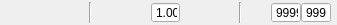
<?xml version="1.0" encoding="UTF-8"?>
<ui version="4.0">
 <class>AnimationControlWindow</class>
 <widget class="QWidget" name="AnimationControlWindow">
  <property name="geometry">
   <rect>
    <x>0</x>
    <y>0</y>
    <width>337</width>
    <height>25</height>
   </rect>
  </property>
  <property name="windowTitle">
   <string>动画控制</string>
  </property>
  <property name="windowIcon">
   <iconset resource="orion2.qrc">
    <normaloff>:/images/unique32.png</normaloff>:/images/unique32.png</iconset>
  </property>
  <widget class="QWidget" name="layoutWidget">
   <property name="geometry">
    <rect>
     <x>0</x>
     <y>2</y>
     <width>331</width>
     <height>21</height>
    </rect>
   </property>
   <layout class="QHBoxLayout" name="horizontalLayout">
    <property name="spacing">
     <number>0</number>
    </property>
    <item>
     <widget class="QPushButton" name="playpushButton">
      <property name="text">
       <string/>
      </property>
      <property name="icon">
       <iconset resource="orion2.qrc">
        <normaloff>:/images/play.png</normaloff>:/images/play.png</iconset>
      </property>
      <property name="flat">
       <bool>true</bool>
      </property>
     </widget>
    </item>
    <item>
     <widget class="QPushButton" name="pausepushButton">
      <property name="enabled">
       <bool>false</bool>
      </property>
      <property name="icon">
       <iconset resource="orion2.qrc">
        <normaloff>:/images/pause.png</normaloff>:/images/pause.png</iconset>
      </property>
      <property name="flat">
       <bool>true</bool>
      </property>
     </widget>
    </item>
    <item>
     <widget class="QPushButton" name="stoppushButton">
      <property name="enabled">
       <bool>false</bool>
      </property>
      <property name="text">
       <string/>
      </property>
      <property name="icon">
       <iconset resource="orion2.qrc">
        <normaloff>:/images/stop.png</normaloff>:/images/stop.png</iconset>
      </property>
      <property name="flat">
       <bool>true</bool>
      </property>
     </widget>
    </item>
    <item>
     <widget class="Line" name="line">
      <property name="orientation">
       <enum>Qt::Vertical</enum>
      </property>
     </widget>
    </item>
    <item>
     <widget class="QPushButton" name="addpushButton">
      <property name="text">
       <string/>
      </property>
      <property name="icon">
       <iconset resource="orion2.qrc">
        <normaloff>:/images/add.png</normaloff>:/images/add.png</iconset>
      </property>
      <property name="flat">
       <bool>true</bool>
      </property>
     </widget>
    </item>
    <item>
     <widget class="QPushButton" name="minuspushButton">
      <property name="text">
       <string/>
      </property>
      <property name="icon">
       <iconset resource="orion2.qrc">
        <normaloff>:/images/delete.png</normaloff>:/images/delete.png</iconset>
      </property>
      <property name="flat">
       <bool>true</bool>
      </property>
     </widget>
    </item>
    <item>
     <widget class="QDoubleSpinBox" name="speeddoubleSpinBox">
      <property name="buttonSymbols">
       <enum>QAbstractSpinBox::NoButtons</enum>
      </property>
      <property name="minimum">
       <double>0.010000000000000</double>
      </property>
      <property name="maximum">
       <double>1.000000000000000</double>
      </property>
      <property name="singleStep">
       <double>0.100000000000000</double>
      </property>
      <property name="value">
       <double>1.000000000000000</double>
      </property>
     </widget>
    </item>
    <item>
     <widget class="QPushButton" name="backpushButton">
      <property name="text">
       <string/>
      </property>
      <property name="icon">
       <iconset resource="orion2.qrc">
        <normaloff>:/images/left-x.png</normaloff>:/images/left-x.png</iconset>
      </property>
      <property name="checkable">
       <bool>true</bool>
      </property>
      <property name="checked">
       <bool>false</bool>
      </property>
      <property name="flat">
       <bool>true</bool>
      </property>
     </widget>
    </item>
    <item>
     <widget class="QPushButton" name="pingpongpushButton">
      <property name="text">
       <string/>
      </property>
      <property name="icon">
       <iconset resource="orion2.qrc">
        <normaloff>:/images/flowcontrol.png</normaloff>:/images/flowcontrol.png</iconset>
      </property>
      <property name="checkable">
       <bool>true</bool>
      </property>
      <property name="checked">
       <bool>false</bool>
      </property>
      <property name="flat">
       <bool>true</bool>
      </property>
     </widget>
    </item>
    <item>
     <widget class="Line" name="line_2">
      <property name="orientation">
       <enum>Qt::Vertical</enum>
      </property>
     </widget>
    </item>
    <item>
     <widget class="QPushButton" name="looppushButton">
      <property name="text">
       <string/>
      </property>
      <property name="icon">
       <iconset resource="orion2.qrc">
        <normaloff>:/images/import.png</normaloff>:/images/import.png</iconset>
      </property>
      <property name="checkable">
       <bool>true</bool>
      </property>
      <property name="checked">
       <bool>false</bool>
      </property>
      <property name="flat">
       <bool>true</bool>
      </property>
     </widget>
    </item>
    <item>
     <widget class="QSpinBox" name="repeatspinBox">
      <property name="maximumSize">
       <size>
        <width>32</width>
        <height>16777215</height>
       </size>
      </property>
      <property name="buttonSymbols">
       <enum>QAbstractSpinBox::NoButtons</enum>
      </property>
      <property name="minimum">
       <number>1</number>
      </property>
      <property name="maximum">
       <number>9999</number>
      </property>
      <property name="value">
       <number>9999</number>
      </property>
     </widget>
    </item>
    <item>
     <widget class="QSpinBox" name="endspinBox">
      <property name="maximumSize">
       <size>
        <width>32</width>
        <height>16777215</height>
       </size>
      </property>
      <property name="buttonSymbols">
       <enum>QAbstractSpinBox::NoButtons</enum>
      </property>
      <property name="maximum">
       <number>999</number>
      </property>
      <property name="value">
       <number>999</number>
      </property>
     </widget>
    </item>
   </layout>
  </widget>
 </widget>
 <resources>
  <include location="orion2.qrc"/>
 </resources>
 <connections/>
</ui>
